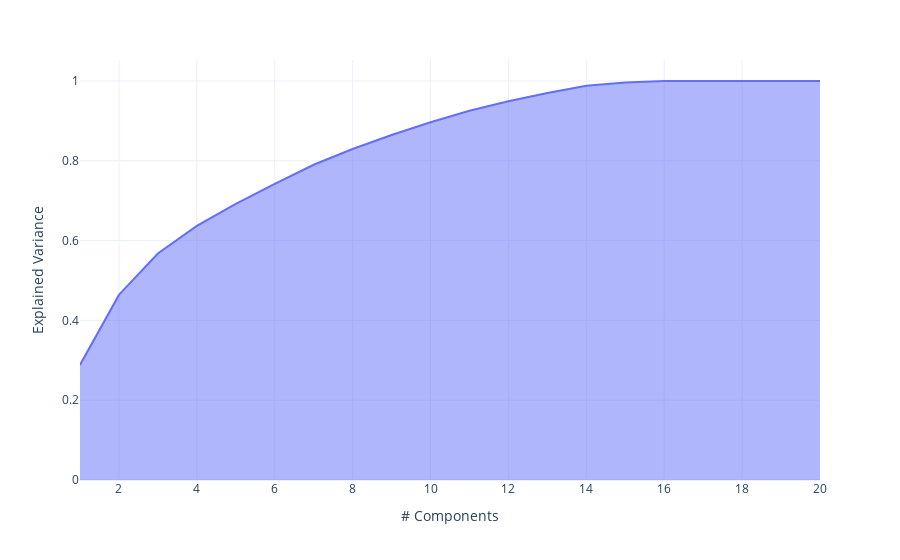

The code cell stored with this chart in its notebook:
### Code cell
### Explained Variance ###
print("Explained variance: ", pca.explained_variance_)
print("Explained variance ratio: ", pca.explained_variance_ratio_)
print("Cumulative explained variance ratio: ", np.cumsum(pca.explained_variance_ratio_))

### Visualize ###
exp_var_cumul = np.cumsum(pca.explained_variance_ratio_)

px.area(
    x = range(1, exp_var_cumul.shape[0] + 1),
    y = exp_var_cumul,
    template = "plotly_white",
    labels = {"x": "# Components",
              "y": "Explained Variance"})

### Figure 1 — Plotly figure (JSON) as saved in the notebook; plotly's stock layout.template omitted (floating-point values rounded to 4 significant figures)
{"data": [{"fillpattern": {"shape": ""}, "hovertemplate": "# Components=%{x}<br>Explained Variance=%{y}<extra></extra>", "legendgroup": "", "line": {"color": "#636efa"}, "marker": {"symbol": "circle"}, "mode": "lines", "name": "", "orientation": "v", "showlegend": false, "stackgroup": "1", "type": "scatter", "x": [1, 2, 3, 4, 5, 6, 7, 8, 9, 10, 11, 12, 13, 14, 15, 16, 17, 18, 19, 20], "xaxis": "x", "y": [0.2884, 0.4638, 0.5676, 0.6368, 0.6919, 0.7424, 0.79, 0.8296, 0.8645, 0.8967, 0.9256, 0.9492, 0.97, 0.9879, 0.9963, 0.9997, 0.9999, 1.0, 1.0, 1.0], "yaxis": "y"}], "layout": {"autosize": true, "legend": {"tracegroupgap": 0}, "margin": {"t": 60}, "xaxis": {"anchor": "y", "autorange": true, "domain": [0, 1], "range": [1, 20], "title": {"text": "# Components"}, "type": "linear"}, "yaxis": {"anchor": "x", "autorange": true, "domain": [0, 1], "range": [0, 1.053], "title": {"text": "Explained Variance"}, "type": "linear"}}}
